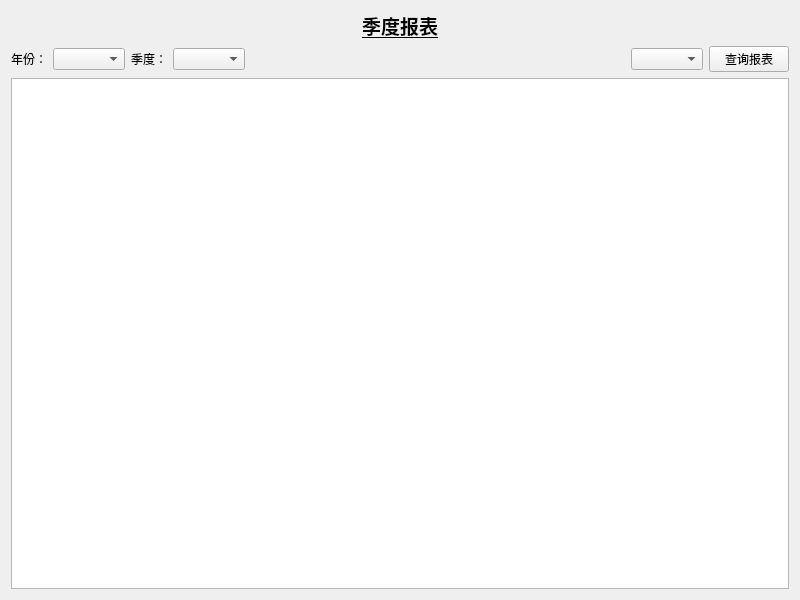
<?xml version="1.0" encoding="UTF-8"?>
<ui version="4.0">
 <class>SeasonBillReportWidget</class>
 <widget class="QWidget" name="SeasonBillReportWidget">
  <property name="geometry">
   <rect>
    <x>0</x>
    <y>0</y>
    <width>800</width>
    <height>600</height>
   </rect>
  </property>
  <property name="sizePolicy">
   <sizepolicy hsizetype="Expanding" vsizetype="Expanding">
    <horstretch>0</horstretch>
    <verstretch>0</verstretch>
   </sizepolicy>
  </property>
  <property name="minimumSize">
   <size>
    <width>800</width>
    <height>600</height>
   </size>
  </property>
  <property name="windowTitle">
   <string>Form</string>
  </property>
  <layout class="QGridLayout" name="gridLayout">
   <item row="0" column="0">
    <layout class="QVBoxLayout" name="verticalLayout">
     <item>
      <widget class="QLabel" name="label_3">
       <property name="font">
        <font>
         <family>Calibri</family>
         <pointsize>14</pointsize>
         <weight>75</weight>
         <bold>true</bold>
         <underline>true</underline>
        </font>
       </property>
       <property name="text">
        <string>季度报表</string>
       </property>
       <property name="alignment">
        <set>Qt::AlignCenter</set>
       </property>
      </widget>
     </item>
     <item>
      <layout class="QHBoxLayout" name="horizontalLayout">
       <item>
        <widget class="QLabel" name="label_2">
         <property name="text">
          <string>年份：</string>
         </property>
        </widget>
       </item>
       <item>
        <widget class="QComboBox" name="yearomboBox"/>
       </item>
       <item>
        <widget class="QLabel" name="label">
         <property name="text">
          <string>季度：</string>
         </property>
        </widget>
       </item>
       <item>
        <widget class="QComboBox" name="seasonComboBox"/>
       </item>
       <item>
        <spacer name="horizontalSpacer">
         <property name="orientation">
          <enum>Qt::Horizontal</enum>
         </property>
         <property name="sizeHint" stdset="0">
          <size>
           <width>40</width>
           <height>20</height>
          </size>
         </property>
        </spacer>
       </item>
       <item>
        <widget class="QComboBox" name="feeTypeComboBox"/>
       </item>
       <item>
        <widget class="QPushButton" name="selectPushButton">
         <property name="text">
          <string>查询报表</string>
         </property>
        </widget>
       </item>
      </layout>
     </item>
     <item>
      <widget class="QTableView" name="tableView"/>
     </item>
    </layout>
   </item>
  </layout>
 </widget>
 <resources/>
 <connections/>
</ui>
